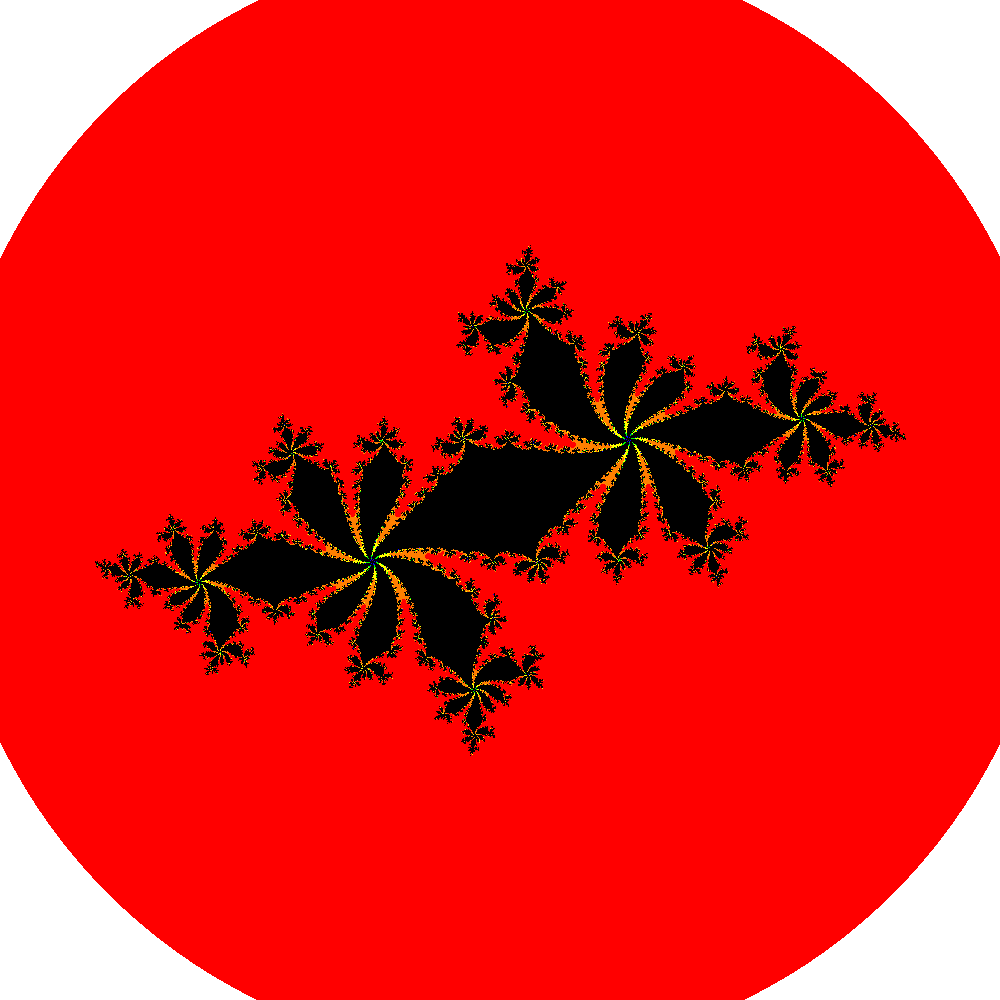

The script that saved this image:
"""Julia set generator without optional PIL-based image drawing"""
import time
from PIL import Image
import array

# area of complex space to investigate
x1, x2, y1, y2 = -1.8, 1.8, -1.8, 1.8
c_real, c_imag = -0.62772, -.42193


def show_greyscale(output_raw, width, height, max_iterations):
    """Convert list to array, show using PIL"""
    # convert our output to PIL-compatible input
    # scale to [0...255]
    max_iterations = float(max(output_raw))
    # print(max_iterations)
    scale_factor = float(max_iterations)
    scaled = [int(o / scale_factor * 255) for o in output_raw]
    # print(scaled[500000:500030])
    output = array.array('B', scaled)  # array of unsigned ints
    # print(output[500000:500030])
    # print(max(output))
    # display with PIL
    im = Image.new("L", (width, height))
    # EXPLAIN RAW L 0 -1
    im.frombytes(output.tobytes(), "raw", "L", 0, -1)
    im.show()


def show_false_greyscale(output_raw, width, height, max_iterations):
    """
    Pillow Image.frombytes() 範例

    需求
    1. RGB 模式
    2. raw data 值 0 ~ 300
    3. 0 → 白色
    4. 300 → 黑色
    5. 中間值使用彩虹七色
    6. 影像大小 1000x1000
    """

# ------------------------------------
# 定義彩虹七色
# ------------------------------------
# 彩虹順序
# Red → Orange → Yellow → Green → Blue → Indigo → Violet
    rainbow_colors = [
        (255, 0, 0),     # Red
        (255, 127, 0),   # Orange
        (255, 255, 0),   # Yellow
        (0, 255, 0),     # Green
        (0, 0, 255),     # Blue
        (75, 0, 130),    # Indigo
        (148, 0, 211)    # Violet
    ]

# 將 0~300 分成 7 段
    STEP = max_iterations / len(rainbow_colors)

# ------------------------------------
# 建立 bytearray 儲存 RGB bytes
# ------------------------------------
    pixel_bytes = bytearray()

# ------------------------------------
# 產生測試 raw data
# 這裡使用 x+y 做漸層示範
# ------------------------------------
    for value in output_raw:

        # ------------------------------
        # 特殊值處理
        # ------------------------------
        if value == 0:
            r, g, b = (255, 255, 255)  # 白色

        elif value >= 300:
            r, g, b = (0, 0, 0)        # 黑色

        else:
            # --------------------------
            # 計算彩虹階段
            # --------------------------
            index = int(value / STEP)

            # 防止 index 超出範圍
            if index >= len(rainbow_colors):
                index = len(rainbow_colors) - 1

            r, g, b = rainbow_colors[index]

        # ------------------------------
        # 加入 RGB bytes
        # ------------------------------
        pixel_bytes.extend([r, g, b])

# ------------------------------------
# 使用 Image.frombytes 建立影像
# ------------------------------------
    img = Image.frombytes(
        mode="RGB",
        size=(width, height),
        data=bytes(pixel_bytes)
    )

# ------------------------------------
# 儲存與顯示影像
# ------------------------------------
    img.save("julia2.png")
    img.show()


def calculate_z_serial_purepython(maxiter, zs, cs):
    """Calculate output list using Julia update rule"""
    output = [0] * len(zs)
    for i in range(len(zs)):
        n = 0
        z = zs[i]
        c = cs[i]
        while abs(z) < 2 and n < maxiter:
            z = z * z + c
            n += 1
        output[i] = n
    return output


def calc_pure_python(draw_output, desired_width, max_iterations):
    """Create a list of complex co-ordinates (zs) and complex parameters (cs), build Julia set and display"""
    x_step = (x2 - x1) / desired_width
    y_step = (y1 - y2) / desired_width
    x = []
    y = []
    ycoord = y2
    while ycoord > y1:
        y.append(ycoord)
        ycoord += y_step
    xcoord = x1
    while xcoord < x2:
        x.append(xcoord)
        xcoord += x_step
    # set width and height to the generated pixel counts, rather than the
    # pre-rounding desired width and height
    width = len(x)
    height = len(y)
    # build a list of co-ordinates and the initial condition for each cell.
    # Note that our initial condition is a constant and could easily be removed,
    # we use it to simulate a real-world scenario with several inputs to our function
    zs = []
    cs = []
    for ycoord in y:
        for xcoord in x:
            zs.append(complex(xcoord, ycoord))
            cs.append(complex(c_real, c_imag))

    print("Length of x:", len(x))
    print("Total elements:", len(zs))
    start_time = time.time()
    output = calculate_z_serial_purepython(max_iterations, zs, cs)
    end_time = time.time()
    secs = end_time - start_time
    print(calculate_z_serial_purepython.__name__ + " took", secs, "seconds")

    assert sum(output) == 33219980  # this sum is expected for 1000^2 grid with 300 iterations

    if draw_output:
        show_greyscale(output, width, height, max_iterations)
    else:
        show_false_greyscale(output, width, height, max_iterations)


if __name__ == "__main__":
    # Calculate the Julia set using a pure Python solution with
    # reasonable defaults for a laptop
    # set draw_output to True to use PIL to draw an image
    calc_pure_python(draw_output=False, desired_width=1000, max_iterations=300)
